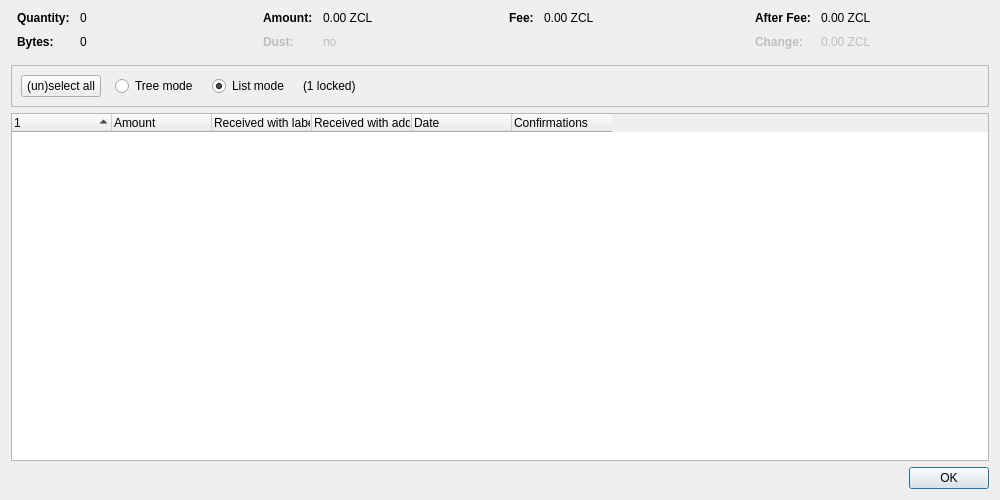
<?xml version="1.0" encoding="UTF-8"?>
<ui version="4.0">
 <class>CoinControlDialog</class>
 <widget class="QDialog" name="CoinControlDialog">
  <property name="geometry">
   <rect>
    <x>0</x>
    <y>0</y>
    <width>1000</width>
    <height>500</height>
   </rect>
  </property>
  <property name="windowTitle">
   <string>Coin Selection</string>
  </property>
  <layout class="QVBoxLayout" name="verticalLayout">
   <item>
    <layout class="QHBoxLayout" name="horizontalLayoutTop" stretch="0,0,0,0">
     <property name="topMargin">
      <number>0</number>
     </property>
     <property name="bottomMargin">
      <number>10</number>
     </property>
     <item>
      <layout class="QFormLayout" name="formLayoutCoinControl1">
       <property name="horizontalSpacing">
        <number>10</number>
       </property>
       <property name="verticalSpacing">
        <number>10</number>
       </property>
       <property name="leftMargin">
        <number>6</number>
       </property>
       <property name="rightMargin">
        <number>6</number>
       </property>
       <item row="0" column="0">
        <widget class="QLabel" name="labelCoinControlQuantityText">
         <property name="font">
          <font>
           <weight>75</weight>
           <bold>true</bold>
          </font>
         </property>
         <property name="text">
          <string>Quantity:</string>
         </property>
        </widget>
       </item>
       <item row="0" column="1">
        <widget class="QLabel" name="labelCoinControlQuantity">
         <property name="cursor">
          <cursorShape>IBeamCursor</cursorShape>
         </property>
         <property name="contextMenuPolicy">
          <enum>Qt::ActionsContextMenu</enum>
         </property>
         <property name="text">
          <string notr="true">0</string>
         </property>
         <property name="textInteractionFlags">
          <set>Qt::LinksAccessibleByMouse|Qt::TextSelectableByKeyboard|Qt::TextSelectableByMouse</set>
         </property>
        </widget>
       </item>
       <item row="1" column="0">
        <widget class="QLabel" name="labelCoinControlBytesText">
         <property name="font">
          <font>
           <weight>75</weight>
           <bold>true</bold>
          </font>
         </property>
         <property name="text">
          <string>Bytes:</string>
         </property>
        </widget>
       </item>
       <item row="1" column="1">
        <widget class="QLabel" name="labelCoinControlBytes">
         <property name="cursor">
          <cursorShape>IBeamCursor</cursorShape>
         </property>
         <property name="contextMenuPolicy">
          <enum>Qt::ActionsContextMenu</enum>
         </property>
         <property name="text">
          <string notr="true">0</string>
         </property>
         <property name="textInteractionFlags">
          <set>Qt::LinksAccessibleByMouse|Qt::TextSelectableByKeyboard|Qt::TextSelectableByMouse</set>
         </property>
        </widget>
       </item>
      </layout>
     </item>
     <item>
      <layout class="QFormLayout" name="formLayoutCoinControl2">
       <property name="horizontalSpacing">
        <number>10</number>
       </property>
       <property name="verticalSpacing">
        <number>10</number>
       </property>
       <property name="leftMargin">
        <number>6</number>
       </property>
       <property name="rightMargin">
        <number>6</number>
       </property>
       <item row="0" column="0">
        <widget class="QLabel" name="labelCoinControlAmountText">
         <property name="font">
          <font>
           <weight>75</weight>
           <bold>true</bold>
          </font>
         </property>
         <property name="text">
          <string>Amount:</string>
         </property>
        </widget>
       </item>
       <item row="0" column="1">
        <widget class="QLabel" name="labelCoinControlAmount">
         <property name="cursor">
          <cursorShape>IBeamCursor</cursorShape>
         </property>
         <property name="contextMenuPolicy">
          <enum>Qt::ActionsContextMenu</enum>
         </property>
         <property name="text">
          <string notr="true">0.00 ZCL</string>
         </property>
         <property name="textInteractionFlags">
          <set>Qt::LinksAccessibleByMouse|Qt::TextSelectableByKeyboard|Qt::TextSelectableByMouse</set>
         </property>
        </widget>
       </item>
       <item row="1" column="0">
        <widget class="QLabel" name="labelCoinControlLowOutputText">
         <property name="enabled">
          <bool>false</bool>
         </property>
         <property name="font">
          <font>
           <weight>75</weight>
           <bold>true</bold>
          </font>
         </property>
         <property name="text">
          <string>Dust:</string>
         </property>
        </widget>
       </item>
       <item row="1" column="1">
        <widget class="QLabel" name="labelCoinControlLowOutput">
         <property name="enabled">
          <bool>false</bool>
         </property>
         <property name="cursor">
          <cursorShape>IBeamCursor</cursorShape>
         </property>
         <property name="contextMenuPolicy">
          <enum>Qt::ActionsContextMenu</enum>
         </property>
         <property name="text">
          <string notr="true">no</string>
         </property>
         <property name="textInteractionFlags">
          <set>Qt::LinksAccessibleByMouse|Qt::TextSelectableByKeyboard|Qt::TextSelectableByMouse</set>
         </property>
        </widget>
       </item>
      </layout>
     </item>
     <item>
      <layout class="QFormLayout" name="formLayoutCoinControl3">
       <property name="horizontalSpacing">
        <number>10</number>
       </property>
       <property name="verticalSpacing">
        <number>10</number>
       </property>
       <property name="leftMargin">
        <number>6</number>
       </property>
       <property name="rightMargin">
        <number>6</number>
       </property>
       <item row="0" column="0">
        <widget class="QLabel" name="labelCoinControlFeeText">
         <property name="font">
          <font>
           <weight>75</weight>
           <bold>true</bold>
          </font>
         </property>
         <property name="text">
          <string>Fee:</string>
         </property>
        </widget>
       </item>
       <item row="0" column="1">
        <widget class="QLabel" name="labelCoinControlFee">
         <property name="cursor">
          <cursorShape>IBeamCursor</cursorShape>
         </property>
         <property name="contextMenuPolicy">
          <enum>Qt::ActionsContextMenu</enum>
         </property>
         <property name="text">
          <string notr="true">0.00 ZCL</string>
         </property>
         <property name="textInteractionFlags">
          <set>Qt::LinksAccessibleByMouse|Qt::TextSelectableByKeyboard|Qt::TextSelectableByMouse</set>
         </property>
        </widget>
       </item>
      </layout>
     </item>
     <item>
      <layout class="QFormLayout" name="formLayoutCoinControl4">
       <property name="horizontalSpacing">
        <number>10</number>
       </property>
       <property name="verticalSpacing">
        <number>10</number>
       </property>
       <property name="leftMargin">
        <number>6</number>
       </property>
       <property name="rightMargin">
        <number>6</number>
       </property>
       <item row="0" column="0">
        <widget class="QLabel" name="labelCoinControlAfterFeeText">
         <property name="font">
          <font>
           <weight>75</weight>
           <bold>true</bold>
          </font>
         </property>
         <property name="text">
          <string>After Fee:</string>
         </property>
        </widget>
       </item>
       <item row="0" column="1">
        <widget class="QLabel" name="labelCoinControlAfterFee">
         <property name="cursor">
          <cursorShape>IBeamCursor</cursorShape>
         </property>
         <property name="contextMenuPolicy">
          <enum>Qt::ActionsContextMenu</enum>
         </property>
         <property name="text">
          <string notr="true">0.00 ZCL</string>
         </property>
         <property name="textInteractionFlags">
          <set>Qt::LinksAccessibleByMouse|Qt::TextSelectableByKeyboard|Qt::TextSelectableByMouse</set>
         </property>
        </widget>
       </item>
       <item row="1" column="0">
        <widget class="QLabel" name="labelCoinControlChangeText">
         <property name="enabled">
          <bool>false</bool>
         </property>
         <property name="font">
          <font>
           <weight>75</weight>
           <bold>true</bold>
          </font>
         </property>
         <property name="text">
          <string>Change:</string>
         </property>
        </widget>
       </item>
       <item row="1" column="1">
        <widget class="QLabel" name="labelCoinControlChange">
         <property name="enabled">
          <bool>false</bool>
         </property>
         <property name="cursor">
          <cursorShape>IBeamCursor</cursorShape>
         </property>
         <property name="contextMenuPolicy">
          <enum>Qt::ActionsContextMenu</enum>
         </property>
         <property name="text">
          <string notr="true">0.00 ZCL</string>
         </property>
         <property name="textInteractionFlags">
          <set>Qt::LinksAccessibleByMouse|Qt::TextSelectableByKeyboard|Qt::TextSelectableByMouse</set>
         </property>
        </widget>
       </item>
      </layout>
     </item>
    </layout>
   </item>
   <item>
    <widget class="QFrame" name="frame">
     <property name="minimumSize">
      <size>
       <width>0</width>
       <height>40</height>
      </size>
     </property>
     <property name="frameShape">
      <enum>QFrame::StyledPanel</enum>
     </property>
     <property name="frameShadow">
      <enum>QFrame::Sunken</enum>
     </property>
     <layout class="QHBoxLayout" name="horizontalLayout">
      <item>
       <layout class="QHBoxLayout" name="horizontalLayoutPanel" stretch="0,0,0,0,0">
        <property name="spacing">
         <number>14</number>
        </property>
        <item>
         <widget class="QPushButton" name="pushButtonSelectAll">
          <property name="sizePolicy">
           <sizepolicy hsizetype="Maximum" vsizetype="Fixed">
            <horstretch>0</horstretch>
            <verstretch>0</verstretch>
           </sizepolicy>
          </property>
          <property name="text">
           <string>(un)select all</string>
          </property>
          <property name="autoDefault">
           <bool>false</bool>
          </property>
         </widget>
        </item>
        <item>
         <widget class="QRadioButton" name="radioTreeMode">
          <property name="sizePolicy">
           <sizepolicy hsizetype="Maximum" vsizetype="Fixed">
            <horstretch>0</horstretch>
            <verstretch>0</verstretch>
           </sizepolicy>
          </property>
          <property name="text">
           <string>Tree mode</string>
          </property>
         </widget>
        </item>
        <item>
         <widget class="QRadioButton" name="radioListMode">
          <property name="sizePolicy">
           <sizepolicy hsizetype="Maximum" vsizetype="Fixed">
            <horstretch>0</horstretch>
            <verstretch>0</verstretch>
           </sizepolicy>
          </property>
          <property name="text">
           <string>List mode</string>
          </property>
          <property name="checked">
           <bool>true</bool>
          </property>
         </widget>
        </item>
        <item>
         <widget class="QLabel" name="labelLocked">
          <property name="text">
           <string notr="true">(1 locked)</string>
          </property>
         </widget>
        </item>
        <item>
         <spacer name="horizontalSpacer">
          <property name="orientation">
           <enum>Qt::Horizontal</enum>
          </property>
          <property name="sizeHint" stdset="0">
           <size>
            <width>40</width>
            <height>20</height>
           </size>
          </property>
         </spacer>
        </item>
       </layout>
      </item>
     </layout>
    </widget>
   </item>
   <item>
    <widget class="CoinControlTreeWidget" name="treeWidget">
     <property name="contextMenuPolicy">
      <enum>Qt::CustomContextMenu</enum>
     </property>
     <property name="sortingEnabled">
      <bool>false</bool>
     </property>
     <property name="columnCount">
      <number>6</number>
     </property>
     <attribute name="headerShowSortIndicator" stdset="0">
      <bool>true</bool>
     </attribute>
     <attribute name="headerStretchLastSection">
      <bool>false</bool>
     </attribute>
     <column>
      <property name="text">
       <string/>
      </property>
     </column>
     <column>
      <property name="text">
       <string>Amount</string>
      </property>
     </column>
     <column>
      <property name="text">
       <string>Received with label</string>
      </property>
     </column>
     <column>
      <property name="text">
       <string>Received with address</string>
      </property>
     </column>
     <column>
      <property name="text">
       <string>Date</string>
      </property>
     </column>
     <column>
      <property name="text">
       <string>Confirmations</string>
      </property>
      <property name="toolTip">
       <string>Confirmed</string>
      </property>
     </column>
     <column>
      <property name="text">
       <string/>
      </property>
     </column>
     <column>
      <property name="text">
       <string/>
      </property>
     </column>
     <column>
      <property name="text">
       <string/>
      </property>
     </column>
     <column>
      <property name="text">
       <string/>
      </property>
     </column>
    </widget>
   </item>
   <item>
    <widget class="QDialogButtonBox" name="buttonBox">
     <property name="orientation">
      <enum>Qt::Horizontal</enum>
     </property>
     <property name="standardButtons">
      <set>QDialogButtonBox::Ok</set>
     </property>
    </widget>
   </item>
  </layout>
 </widget>
 <customwidgets>
  <customwidget>
   <class>CoinControlTreeWidget</class>
   <extends>QTreeWidget</extends>
   <header>qt/coincontroltreewidget.h</header>
  </customwidget>
 </customwidgets>
 <resources/>
 <connections/>
</ui>
